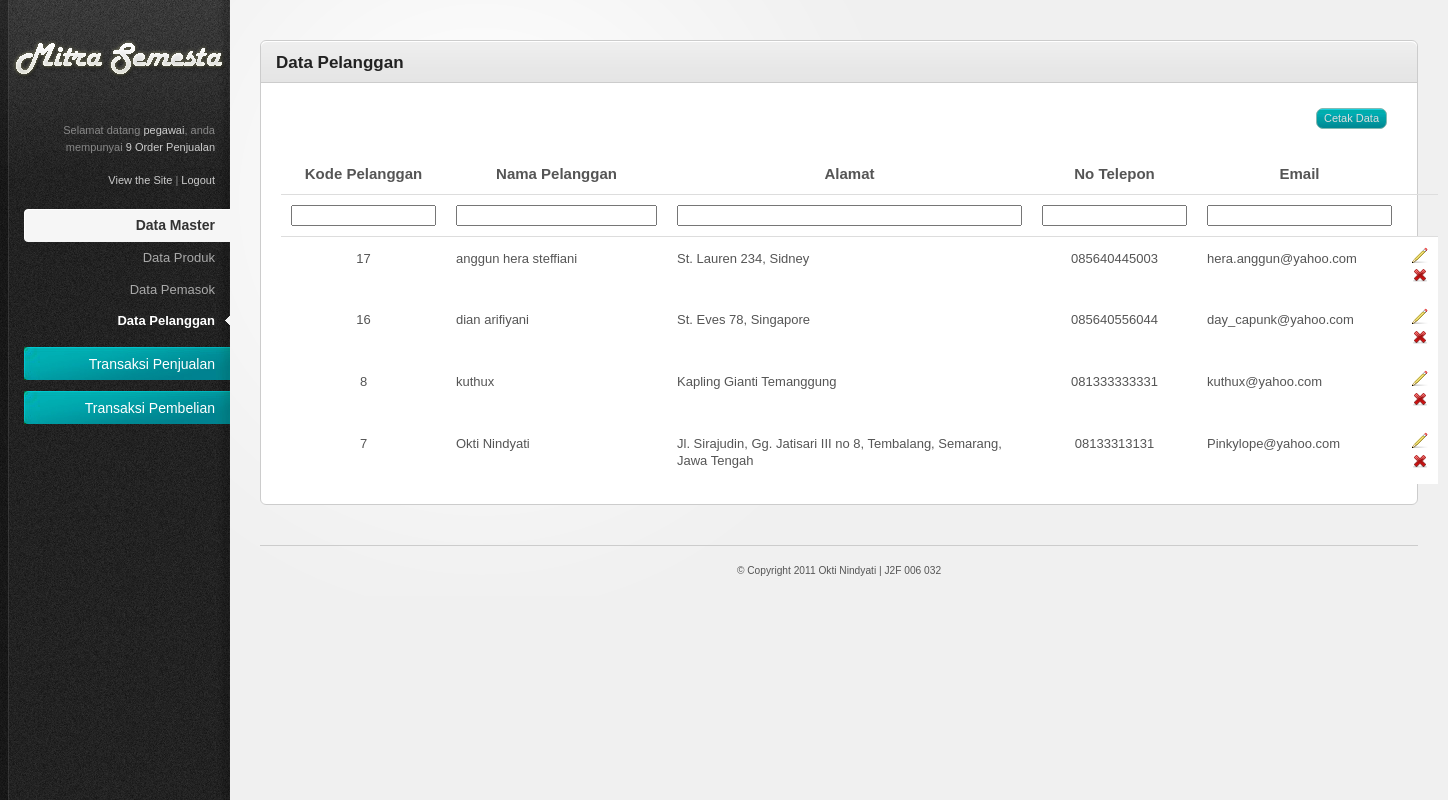
Screenshot of /index.php/admin/pelanggan (signed in) with the database file from the repository.
### tables this page shows
CREATE TABLE IF NOT EXISTS `pelanggan` (
  `KodePelanggan` int(11) NOT NULL AUTO_INCREMENT,
  `NamaPelanggan` varchar(30) NOT NULL,
  `JenisKelamin` enum('Male','Female') NOT NULL,
  `TempatLahir` varchar(20) NOT NULL,
  `TanggalLahir` date NOT NULL,
  `AlmtPelanggan` varchar(100) NOT NULL,
  `NoTelepon` varchar(12) NOT NULL,
  `Email` varchar(25) DEFAULT NULL,
  `Kota` varchar(20) NOT NULL,
  `Negara` varchar(25) NOT NULL,
  `KodePos` int(5) NOT NULL,
  `TanggalDaftar` date NOT NULL,
  `Username` varchar(25) NOT NULL,
  `Password` varchar(35) NOT NULL,
  PRIMARY KEY (`KodePelanggan`)
);

### system/application/controllers/admin/pelanggan.php (called while the page is built, shortened)
<?php
Class Pelanggan extends Controller{
	function Pelanggan(){
		if(isset($_SESSION["username"]) && $_SESSION['level']=='Pegawai'){
			$this->load->model(array('pelanggan_model','penjualan_model'));
		}else{
			redirect('home');
		}
	}
	function index(){
		$data['judul'] = "Data Pelanggan";
		$result = $this->pelanggan_model->get_daftar_pelanggan();
		$subdata['result_pelanggan'] = $result;
		$data['content'] = $this->load->view('admin/pelanggan_view',$subdata,TRUE);
		$this->load->view("template_admin/template",$data);
	}
}

### system/codeigniter/CodeIgniter.php (called while the page is built, shortened)
<?php  if ( ! defined('BASEPATH')) exit('No direct script access allowed');
$EXT =& load_class('Hooks');
$EXT->_call_hook('pre_system');
$URI =& load_class('URI');
$RTR =& load_class('Router');
$method = $RTR->fetch_method();
$EXT->_call_hook('pre_controller');
$CI = new $class();
if ($RTR->scaffolding_request === TRUE)
{
	if ($EXT->_call_hook('scaffolding_override') === FALSE)
	{
		$CI->_ci_scaffolding();
	}
}
else
{
	if (method_exists($CI, '_remap'))
	{
		$CI->_remap($method);
	}
	else
	{
		call_user_func_array(array(&$CI, $method), array_slice($URI->rsegments, 2));
	}
}

### index.php (called while the page is built, shortened)
<?php
require_once BASEPATH.'codeigniter/CodeIgniter'.EXT;

### system/codeigniter/Base5.php (called while the page is built)
<?php  if ( ! defined('BASEPATH')) exit('No direct script access allowed');
class CI_Base {
	private static $instance;
	public function CI_Base()
	{
		self::$instance =& $this;
	}
	public static function &get_instance()
	{
		return self::$instance;
	}
}
function &get_instance()
{
	return CI_Base::get_instance();
}

### system/application/models/pelanggan_model.php (called while the page is built, shortened)
<?php
Class Pelanggan_model extends Model{
	function get_daftar_pelanggan(){
		$this->db->order_by('NamaPelanggan','asc');
		$query = $this->db->get('pelanggan');
		if ($query->num_rows()>0){
			return $query->result();
		}else{
			return false;
		}
	}
}

### system/application/views/admin/pelanggan_view.php (the view, shortened to what this page needs)
<div style="float:right;margin:5px 10px 25px 5px"><a class="button" href="<?=site_url("admin/pelanggan/cetak_pelanggan/") ?>" target="_blank" title="Cetak data pelanggan">Cetak Data</a></div>
<div class="tab-content default-tab" id="tab1">
	<table width="100%">
		<thead>
			<tr>
			   <th width="50px"><center>Kode Pelanggan</center></th>
			   <th width="50px"><center>Nama Pelanggan</center></th>
			   <th width="250px"><center>Alamat</center></th>
			   <th width="50px"><center>No Telepon</center></th>
			   <th width="50px"><center>Email</center></th>
			   <th></th>
			</tr>
			<tr>
			   <th><input type="text" size="15px" name="KodePelanggan" class="input_filter" rel="KodePelanggan" id="KodePelanggan" value=""></th>
			   <th><input type="text" size="22px" name="NamaPelanggan" class="input_filter" rel="NamaPelanggan" id="NamaPelanggan" value=""></th>
			   <th><input type="text" size="40px" name="AlmtPelanggan" class="input_filter" rel="AlmtPelanggan" id="AlmtPelanggan" value=""></th>
			   <th><input type="text" size="15px" name="NoTelepon" class="input_filter" rel="NoTelepon" id="NoTelepon" value=""></th>
			   <th><input type="text" size="20px" name="Email" class="input_filter" rel="Email" id="Email" value=""></th>
			   <th></th>
			</tr>
		</thead>
		<tbody>
				<?php if($result_pelanggan){
					foreach($result_pelanggan as $num_row => $row)
				{?>
			<tr>
				<td><center><?=$row->KodePelanggan;?></center></td>
				<td><?=$row->NamaPelanggan;?></td>
				<td><?=$row->AlmtPelanggan;?></td>
				<td><center><?=$row->NoTelepon;?></center></td>
				<td><?=$row->Email;?></td>
				<td>
				<center>
					 <a href="<?=site_url("admin/pelanggan/edit_pelanggan/".$row->KodePelanggan)?>" title="Edit"><img src="<?=base_url()?>system/application/views/template_admin/resources/images/icons/pencil.png" alt="Edit" /></a>
					 <a href="<?=site_url("admin/pelanggan/delete_pelanggan/".$row->KodePelanggan)?>" title="Hapus" class="delete"><img src="<?=base_url()?>system/application/views/template_admin/resources/images/icons/cross.png" alt="Delete" /></a>
				</center>
				</td>
			</tr>
				<?php
				};
				}
				?>
		</tbody>
	</table>
</div>

### system/application/views/template_admin/resources/css/style.css (style rules this page uses)
html { font-size: 100%; height: 100%; margin-bottom: 1px; }
body { font-family: Arial, Helvetica, sans-serif; color: #555; background: #f0f0f0 url('../images/bg-body.gif') top left repeat-y; font-size: 12px; }
a { color: #84bab2; text-decoration: none; }
.button { font-family: Verdana, Arial, sans-serif; display: inline-block; background: #3e4e5a url('../images/bg-button-blue.jpg') top left repeat-x !important; border: 1px solid #84bab2 !important; padding: 4px 7px 4px 7px !important; color: #ddd !important; font-size: 11px !important; cursor: pointer; }
#main-content table { border-collapse: collapse; }
#main-content table thead th { font-weight: bold; font-size: 15px; border-bottom: 1px solid #ddd; }
#main-content tbody tr { background: #fff; }
#main-content tbody tr.alt-row { background: #ffffff; }
#main-content table td, #main-content table th { padding: 10px; line-height: 1.3em; }

### system/application/views/template_admin/resources/css/invalid.css (style rules this page uses)
.button, #main-content table tfoot td .bulk-actions select, .pagination a.number, form input.text-input, form textarea, form .wysiwyg, form select { -moz-border-radius: 7px; -webkit-border-radius: 7px; border-radius: 7px; }

### rows the page displays
pelanggan: KodePelanggan "17", NamaPelanggan "anggun hera steffiani", AlmtPelanggan "St. Lauren 234, Sidney", NoTelepon "085640445003", Email "hera.anggun@yahoo.com"
pelanggan: KodePelanggan "16", NamaPelanggan "dian arifiyani", AlmtPelanggan "St. Eves 78, Singapore", NoTelepon "085640556044", Email "day_capunk@yahoo.com"
pelanggan: KodePelanggan "8", NamaPelanggan "kuthux", AlmtPelanggan "Kapling Gianti Temanggung", NoTelepon "081333333331", Email "kuthux@yahoo.com"
pelanggan: KodePelanggan "7", NamaPelanggan "Okti Nindyati", AlmtPelanggan "Jl. Sirajudin, Gg. Jatisari III no 8, Tembalang, Semarang, Jawa Tengah", NoTelepon "08133313131", Email "Pinkylope@yahoo.com"

### other values shown
$_SESSION['username'] "pegawai"
$this->penjualan_model->count_row_penjualan('Pesan') "9"
$judul "Data Pelanggan"
